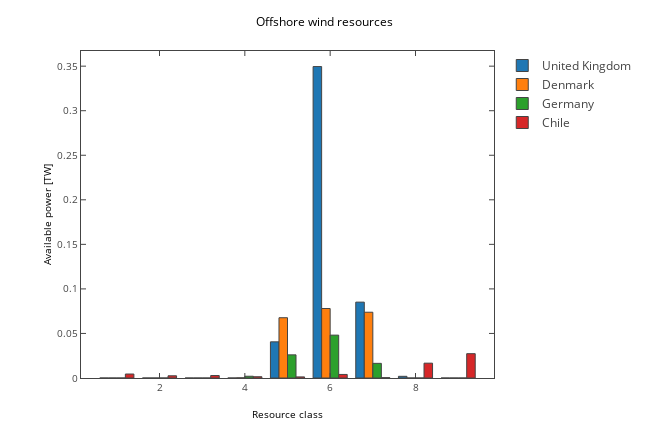

Notebook code cell kept with this figure:
### Code cell
countries = ['United Kingdom', 'Denmark', 'Germany', 'Chile']
mpl_fig = plt.figure(figsize=(9, 6))
ax = mpl_fig.add_subplot(111)
x = np.array(list(wind_cap2[countries[0]].keys()))

for i, country in enumerate(countries):
    y = wind_cap2[country].values()
    ax.bar(x, y, width=0.8)
ax.set_ylabel('Available power [TW]')
ax.set_xlabel('Resource class')
ax.set_title('Offshore wind resources')
plotly_fig = tls.mpl_to_plotly(mpl_fig)
for i, e in enumerate(plotly_fig['data']):
    e['name'] = countries[i]
plotly_fig["layout"]["showlegend"] = True
plotly_fig["layout"]['hovermode'] = 'x'
iplot(plotly_fig, filename='ofs1')

### Figure 1 — Plotly figure (JSON) as saved in the notebook; plotly's stock layout.template omitted (floating-point values rounded to 4 significant figures)
{"data": [{"marker": {"color": "#1F77B4", "line": {"width": 1}}, "name": "United Kingdom", "opacity": 1, "orientation": "v", "type": "bar", "uid": "087591ec-cff3-11e8-b280-b00594f12df5", "x": [1, 2, 3, 4, 5, 6, 7, 8, 9], "xaxis": "x", "y": [0, 0, 0, 0, 0.0406, 0.3495, 0.08514, 0.00188, 0], "yaxis": "y"}, {"marker": {"color": "#FF7F0E", "line": {"width": 1}}, "name": "Denmark", "opacity": 1, "orientation": "v", "type": "bar", "uid": "0878511a-cff3-11e8-8b57-b00594f12df5", "x": [1, 2, 3, 4, 5, 6, 7, 8, 9], "xaxis": "x", "y": [0, 0, 0, 0.00018, 0.06766, 0.07798, 0.07382, 0, 0], "yaxis": "y"}, {"marker": {"color": "#2CA02C", "line": {"width": 1}}, "name": "Germany", "opacity": 1, "orientation": "v", "type": "bar", "uid": "087b372e-cff3-11e8-95a2-b00594f12df5", "x": [1, 2, 3, 4, 5, 6, 7, 8, 9], "xaxis": "x", "y": [0, 0, 0, 0.00198, 0.02598, 0.04812, 0.01644, 0, 0], "yaxis": "y"}, {"marker": {"color": "#D62728", "line": {"width": 1}}, "name": "Chile", "opacity": 1, "orientation": "v", "type": "bar", "uid": "087e44a4-cff3-11e8-933f-b00594f12df5", "x": [1, 2, 3, 4, 5, 6, 7, 8, 9], "xaxis": "x", "y": [0.00446, 0.00248, 0.00276, 0.00142, 0.00122, 0.00398, 0.00036, 0.01666, 0.0273], "yaxis": "y"}], "layout": {"autosize": false, "bargap": 0.2, "height": 432, "hovermode": "x", "margin": {"b": 54, "l": 81, "pad": 0, "r": 64, "t": 51}, "showlegend": true, "title": "Offshore wind resources", "titlefont": {"color": "#000000", "size": 12}, "width": 648, "xaxis": {"anchor": "y", "domain": [0, 1], "mirror": "ticks", "nticks": 6, "range": [0.16, 9.84], "showgrid": false, "showline": true, "side": "bottom", "tickfont": {"size": 10}, "ticks": "inside", "title": "Resource class", "titlefont": {"color": "#000000", "size": 10}, "type": "linear", "zeroline": false}, "yaxis": {"anchor": "x", "domain": [0, 1], "mirror": "ticks", "nticks": 9, "range": [0, 0.367], "showgrid": false, "showline": true, "side": "left", "tickfont": {"size": 10}, "ticks": "inside", "title": "Available power [TW]", "titlefont": {"color": "#000000", "size": 10}, "type": "linear", "zeroline": false}}}
